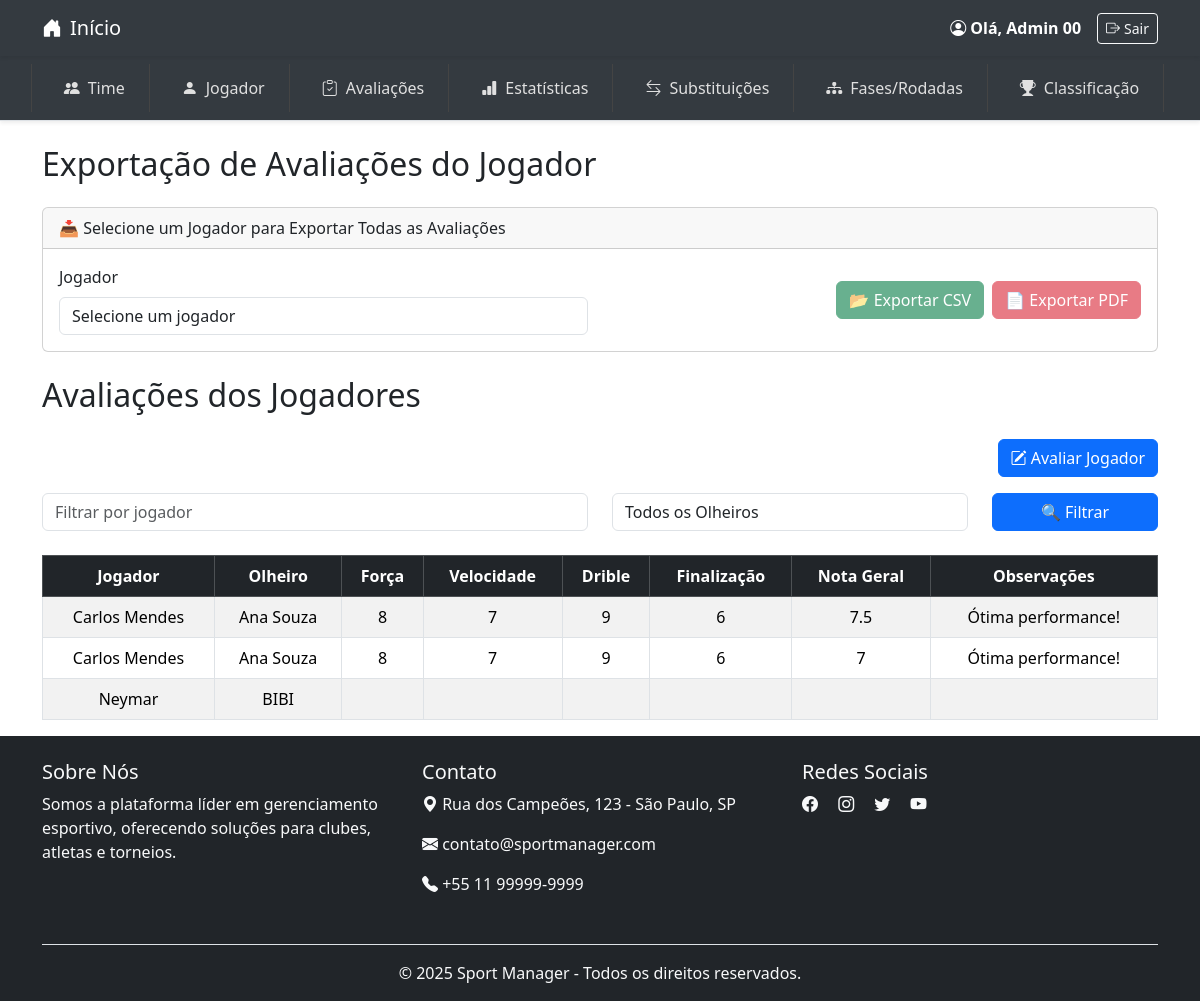
Screenshot of /public/views/avaliacao/visualizar_avaliacoes.php (signed in) with the database file from the repository.
### tables this page shows
CREATE TABLE `avaliacoes` (
  `id` int NOT NULL AUTO_INCREMENT,
  `jogador_id` int NOT NULL,
  `olheiro_id` int NOT NULL,
  `forca` int DEFAULT NULL,
  `velocidade` int DEFAULT NULL,
  `drible` int DEFAULT NULL,
  `finalizacao` int DEFAULT NULL,
  `nota_geral` float DEFAULT NULL,
  `observacoes` text,
  `criado_em` timestamp NULL DEFAULT CURRENT_TIMESTAMP,
  PRIMARY KEY (`id`),
  KEY `jogador_id` (`jogador_id`),
  KEY `olheiro_id` (`olheiro_id`),
  CONSTRAINT `avaliacoes_chk_1` CHECK ((`forca` between 0 and 10)),
  CONSTRAINT `avaliacoes_chk_2` CHECK ((`velocidade` between 0 and 10)),
  CONSTRAINT `avaliacoes_chk_3` CHECK ((`drible` between 0 and 10)),
  CONSTRAINT `avaliacoes_chk_4` CHECK ((`finalizacao` between 0 and 10))
);

CREATE TABLE `jogadores` (
  `id` int NOT NULL AUTO_INCREMENT,
  `nome` varchar(100) NOT NULL,
  `idade` int NOT NULL,
  `nacionalidade` varchar(50) DEFAULT NULL,
  `posicao` enum('Goleiro','Zagueiro','Lateral','Meia','Atacante') NOT NULL,
  `time_id` int DEFAULT NULL,
  PRIMARY KEY (`id`),
  KEY `time_id` (`time_id`)
);

CREATE TABLE `usuarios` (
  `id` int NOT NULL AUTO_INCREMENT,
  `nome` varchar(100) NOT NULL,
  `email` varchar(100) NOT NULL,
  `senha` varchar(255) NOT NULL,
  `tipo` enum('Administrador','Organizador','Treinador','Jogador','Olheiro','Patrocinador') NOT NULL,
  `criado_em` timestamp NULL DEFAULT CURRENT_TIMESTAMP,
  `criado_por` int DEFAULT NULL,
  `tipo_assinatura` enum('time','organizador','completo') DEFAULT 'completo',
  PRIMARY KEY (`id`),
  UNIQUE KEY `email` (`email`)
);

### public/views/avaliacao/visualizar_avaliacoes.php (the view, shortened to what this page needs)
<?php
require_once __DIR__ . '/../../../config/database.php';
?>
<?php include '../cabecalho/header.php'; ?>
<?php
$tipo = strtolower($_SESSION['usuario_tipo'] ?? '');
switch ($tipo) {
    case 'administrador':
        include '../cabecalho/tabela_administrativa.php';
        break;
}
?>
<!DOCTYPE html>
<html lang="pt-br">
<head>
    <link href="../../../assets/css/bootstrap.min.css" rel="stylesheet">
    <link href="https://cdn.jsdelivr.net/npm/bootstrap-icons@1.10.5/font/bootstrap-icons.css" rel="stylesheet">
</head>
<body>
    <div class="container mt-4">
        <h2 class="mb-4">Exportação de Avaliações do Jogador</h2>
        <div class="card mb-4">
            <div class="card-header">📥 Selecione um Jogador para Exportar Todas as Avaliações</div>
            <div class="card-body">
                <div class="row align-items-center">
                    <div class="col-md-6">
                        <label for="selecionar_jogador" class="form-label">Jogador</label>
                        <select id="selecionar_jogador" class="form-control">
                            <option value="">Selecione um jogador</option>
                        </select>
                    </div>
                    <div class="col-md-6 d-flex justify-content-end align-items-center">
                        <a id="exportar_csv" href="#" class="btn btn-success me-2 disabled">📂 Exportar CSV</a>
                        <a id="exportar_pdf" href="#" class="btn btn-danger disabled">📄 Exportar PDF</a>
                    </div>
                </div>
            </div>
        </div>
        <h2 class="mb-4">Avaliações dos Jogadores</h2>
        <div class="d-flex justify-content-end mb-3">
            <a href="avaliar_jogador.php" class="btn btn-primary">
                <i class="bi bi-pencil-square"></i> Avaliar Jogador
            </a>
        </div>
        <form method="GET" class="mb-3">
            <div class="row">
                <div class="col-md-6 mb-2">
                    <input type="text" name="jogador" class="form-control" placeholder="Filtrar por jogador"
                        value="<?= isset($_GET['jogador']) ? htmlspecialchars($_GET['jogador']) : '' ?>">
                </div>
                <div class="col-md-4 mb-2">
                    <select name="olheiro" class="form-control">
                        <option value="">Todos os Olheiros</option>
                    </select>
                </div>
                <div class="col-md-2">
                    <button type="submit" class="btn btn-primary w-100">🔍 Filtrar</button>
                </div>
            </div>
        </form>
        <div class="content">
            <div class="table-responsive">
                <table class="table table-striped table-bordered text-center align-middle">
                    <thead class="table-dark">
                        <tr>
                            <th class="text-nowrap">Jogador</th>
                            <th class="text-nowrap">Olheiro</th>
                            <th class="text-nowrap">Força</th>
                            <th class="text-nowrap">Velocidade</th>
                            <th class="text-nowrap">Drible</th>
                            <th class="text-nowrap">Finalização</th>
                            <th class="text-nowrap">Nota Geral</th>
                            <th class="text-nowrap">Observações</th>
                        </tr>
                    </thead>
                    <tbody>
                        <?php
                        $whereClauses = [];
                        $whereSQL = !empty($whereClauses) ? "WHERE " . implode(" AND ", $whereClauses) : "";
                        $query = "SELECT a.forca, a.velocidade, a.drible, a.finalizacao,
                                        a.nota_geral, a.observacoes, j.nome AS jogador_nome,
                                        u.nome AS olheiro_nome
                                FROM avaliacoes a
                                JOIN jogadores j ON a.jogador_id = j.id
                                JOIN usuarios u ON a.olheiro_id = u.id
                                $whereSQL
                                ORDER BY a.nota_geral DESC";
                        $result = $conn->query($query);
                        if ($result->num_rows > 0) {
                            while ($row = $result->fetch_assoc()) {
                                echo "<tr>
                                        <td class='text-nowrap'>{$row['jogador_nome']}</td>
                                        <td class='text-nowrap'>{$row['olheiro_nome']}</td>
                                        <td class='text-nowrap'>{$row['forca']}</td>
                                        <td class='text-nowrap'>{$row['velocidade']}</td>
                                        <td class='text-nowrap'>{$row['drible']}</td>
                                        <td class='text-nowrap'>{$row['finalizacao']}</td>
                                        <td class='text-nowrap'>{$row['nota_geral']}</td>
                                        <td class='text-nowrap'>{$row['observacoes']}</td>
                                    </tr>";
                            }
                        } else {
                            echo "<tr><td colspan='8' class='text-center p-4'>Nenhuma avaliação encontrada.</td></tr>";
                        }
                        ?>
                    </tbody>
                </table>
            </div>
        </div>
    </div>
    <?php include '../cabecalho/footer.php'; ?>
</body>
</html>

### rows the page displays
avaliacoes: jogador.nome "Carlos Mendes", usuarios.nome "Ana Souza", forca "8", velocidade "7", drible "9", finalizacao "6", nota_geral "7.5", observacoes "Ótima performance!"
avaliacoes: jogador.nome "Carlos Mendes", usuarios.nome "Ana Souza", forca "8", velocidade "7", drible "9", finalizacao "6", nota_geral "7", observacoes "Ótima performance!"
avaliacoes: jogador.nome "Neymar", usuarios.nome "BIBI"

### other values shown
$_SESSION['usuario_nome'] "Admin 00"
